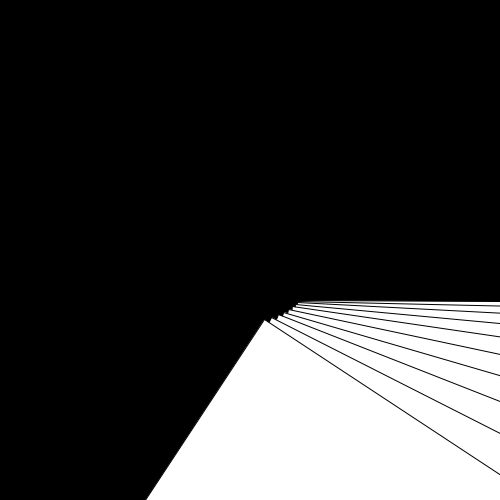
Frame 1 (no input)
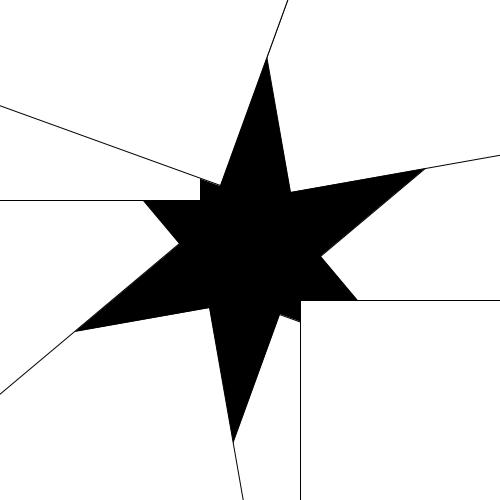
Frame 60 (the mouse pressed at the canvas centre just before this capture)
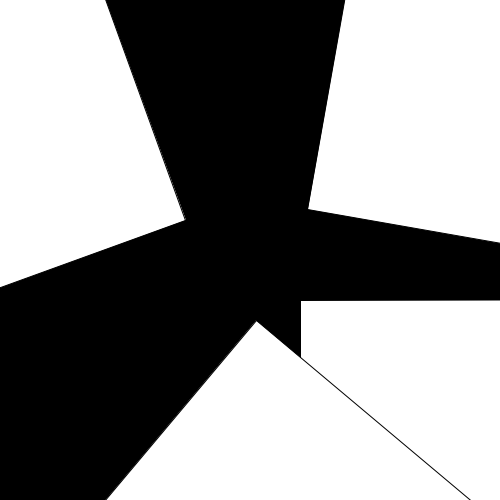
Frame 120 (the mouse held since frame 60 and released just before this capture)

The Processing sketch that drew these frames (run headless with seeded random() and noise(); from frame 60 on, the mouse is pressed at the canvas centre):

// Processing sketch: rect_rotation
// ── rect_rotation.pde
float s[]=new float[10];
int i=0;
void setup(){
  size(500,500);
  for(;i<10;i++)s[i]=0;
}

void draw(){
  background(0);
  translate(250,250);
   i=0;
  for(;i<10;i++){
    s[i]+=(i+1)/3.0;
    float x=radians(s[i]);
    rotate(x);
    rect(50,50,400,400);
    rotate(x);
  }
}
